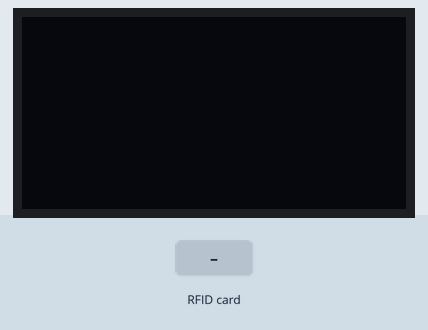
This sketch was run on a simulated ESP32. Parts: 128×64 one-colour display. Inputs (shaded band) come from the test bench. WiFi joins after 1.5 s; servers stay silent unless stated; uploads are accepted with an empty reply; what the sketch prints to the serial monitor is not drawn.

Above: at 3.2 s.
3.3 s: RFID card 5E 7A 19 C4 held to the reader
At 5.0 s:
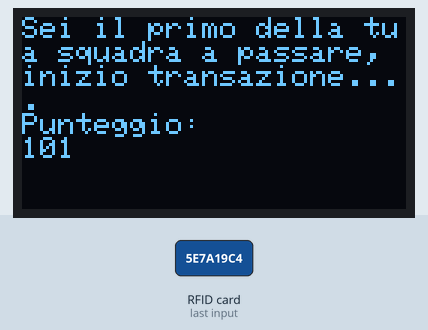
5.8 s: RFID card 5E 7A 19 C4 held to the reader
At 9.2 s:
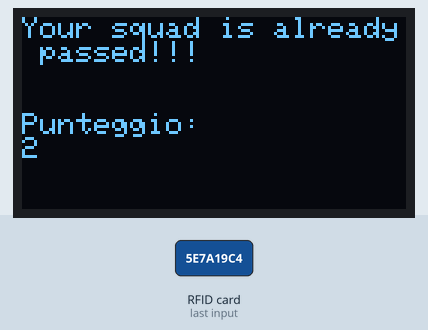
Timing chart, 0 to 10.7 s (numbered marks = the images above; inputs shaded):
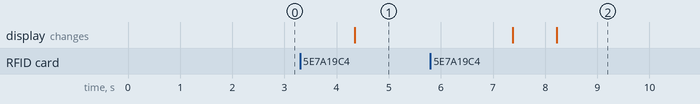

Measured:
- after the input at 3.3 s, the display: changes after 1.1 s (image 1)
- after the input at 5.8 s, the display: first differs from a run without the input after 2.4 s (image 2)

The sketch:

Totem.ino
```cpp
#include <Wire.h>
#include <SPI.h>
#include <Adafruit_PN532.h>
#include <Adafruit_GFX.h>
#include <Adafruit_SSD1306.h>
#include <WiFi.h>
#include <ArduinoJson.h>
#include <HTTPClient.h>

#define SCREEN_WIDTH 128 // OLED display width, in pixels
#define SCREEN_HEIGHT 64 // OLED display height, in pixels

#define PN532_IRQ   (2)
#define PN532_RESET (3)  // Not connected by default on the NFC Shield


// Or use this line for a breakout or shield with an I2C connection:
//sdaPin GPIO21.
//sclPin GPIO22
Adafruit_PN532 nfc(PN532_IRQ, PN532_RESET);

#define SCREEN_WIDTH 128 // OLED display width, in pixels
#define SCREEN_HEIGHT 64 // OLED display height, in pixels

// Declaration for an SSD1306 display connected to I2C (SDA, SCL pins)
#define OLED_RESET     -1 // Reset pin # (or -1 if sharing Arduino reset pin)
Adafruit_SSD1306 display(SCREEN_WIDTH, SCREEN_HEIGHT, &Wire, OLED_RESET);


int vect[2] = {0,0};
int points = 100;
int squadre_passate = 0;

const char* ssid     = "ESP32-Access-Point";
const char* password = "123456789";

const char* serverUrl = "http://192.168.4.2:8000";

void inizializza_Oled(void){
  // Initialize the display
  if (!display.begin(SSD1306_SWITCHCAPVCC, 0x3C)) {
    Serial.println(F("SSD1306 allocation failed"));
    for (;;); // Don't proceed, loop forever
  }

  // Clear the display buffer
  display.clearDisplay();

  // Set text properties
  display.setTextSize(1);      // Text size
  display.setTextColor(WHITE); // Text color
}

void inizializza_Nfc(void){
  nfc.begin();

  uint32_t versiondata = nfc.getFirmwareVersion();
  if (! versiondata) {
    Serial.print("Didn't find PN53x board");
    while (1); // halt
  }
  // Got ok data, print it out!
  Serial.print("Found chip PN5"); Serial.println((versiondata>>24) & 0xFF, HEX);
  Serial.print("Firmware ver. "); Serial.print((versiondata>>16) & 0xFF, DEC);
  Serial.print('.'); Serial.println((versiondata>>8) & 0xFF, DEC);

  Serial.println("Waiting for an ISO14443A Card ...");

}

void inizializza_WiFi(void){
    // Connessione Wi-Fi
    WiFi.begin(ssid, password);
    while (WiFi.status() != WL_CONNECTED) {
      delay(1000);
      Serial.println("Connessione al Wi-Fi...");
    }
    Serial.println("Connesso al Wi-Fi!");
}

void displayTesto(const char* testo)
{
  display.clearDisplay();
  display.setCursor(0, 0);     // Start at top-left corner
  display.println(F(testo));
}

void displayPunteggio(int punteggio)
{
    display.setCursor(0,32);
    display.println(F("Punteggio:"));
    display.println(punteggio,DEC);
    display.display();
    delay(3000);
    display.clearDisplay();
    display.display();
}

int openTransaction(void) {
  if (WiFi.status() == WL_CONNECTED) {
    HTTPClient http;
    String url = String(serverUrl) + "/open_transaction";
    http.begin(url);

    int httpResponseCode = http.GET();

    if (httpResponseCode > 0) {
      String response = http.getString();
      Serial.println("Risposta del server:");
      Serial.println(response);

      // Parsing della risposta JSON
      StaticJsonDocument<200> doc;
      DeserializationError error = deserializeJson(doc, response);

      if (!error) {
        int tid = doc["TID"]; // Leggi il valore di TID
        http.end();
        return tid;
      } else {
        Serial.println("Errore nel parsing JSON");
      }
    } else {
      Serial.print("Errore nella richiesta HTTP: ");
      Serial.println(httpResponseCode);
    }
    http.end();
  } else {
    Serial.println("Wi-Fi non connesso");
  }
  return -1; // Restituisci un valore di errore se qualcosa va storto
}

void sendLock(int id_squadra, int trans_id, String lock_type) {
  if (WiFi.status() == WL_CONNECTED) {
    HTTPClient http;
    String url = String(serverUrl) + "/lock";
    http.begin(url);
    http.addHeader("Content-Type","application/json");
    String payload;
    DynamicJsonDocument doc(2048);
    doc["id_squadra"] = id_squadra;
    doc["trans_id"] = trans_id;
    doc["lock_type"] = lock_type;

    serializeJson(doc, payload);
    Serial.println(payload);

    int httpResponseCode = http.POST(payload);

    if (httpResponseCode > 0) {
      Serial.println("Lock inviato con successo");
    } else {
      Serial.println("Errore nella richiesta Lock");
    }
    http.end();
  }

}

bool UnlockClose(int trans_id) {
  if (WiFi.status() == WL_CONNECTED) {
    HTTPClient http;
    String url = String(serverUrl) + "/unlockClose";
    http.begin(url);
    http.addHeader("Content-Type", "application/json");

    String payload = String("{\"trans_id\":") + trans_id + "}";
    int httpResponseCode = http.POST(payload);

     if (httpResponseCode > 0) {
      Serial.println("Transazione chiusa:");
      String response=http.getString();
	  // Parsing della risposta JSON
      StaticJsonDocument<200> doc;
      DeserializationError error = deserializeJson(doc, response);

      if (!error) {
        bool commit = doc["Commit"];
        http.end();
        return commit;
      } else {
        Serial.println("Errore nel parsing JSON");
      }

      } else {
      Serial.println("Errore nella chiusura della transazione");
    }
    http.end();
  }
}

/*bool closeTransaction(int trans_id) {
  if (WiFi.status() == WL_CONNECTED) {
    HTTPClient http;
    String url = String(serverUrl) + "/close_transaction?trans_id=" + trans_id;
    http.begin(url);

    int httpResponseCode = http.GET();

    if (httpResponseCode > 0) {
      Serial.println("Transazione chiusa:");
      String response=http.getString();
	  // Parsing della risposta JSON
      StaticJsonDocument<200> doc;
      DeserializationError error = deserializeJson(doc, response);

      if (!error) {
        bool commit = doc["Commit"];
        http.end();
        return commit;
      } else {
        Serial.println("Errore nel parsing JSON");
      }

      } else {
      Serial.println("Errore nella chiusura della transazione");
    }
    http.end();
  }
}*/

int retrievePoints(int id_squadra, int trans_id) {
  if (WiFi.status() == WL_CONNECTED) {
    HTTPClient http;
    String url = String(serverUrl) + "/retrieve_point?id_squadra=" + id_squadra + "&trans_id=" + trans_id;
    http.begin(url);

    int httpResponseCode = http.GET();

    if (httpResponseCode > 0) {
	  String response = http.getString();
      Serial.println("Punti recuperati:");

      // Parsing della risposta JSON
      StaticJsonDocument<200> doc;
      DeserializationError error = deserializeJson(doc, response);

      if (!error) {
        int punteggio = doc["Punteggio"]; // Leggi il valore di TID
        Serial.println(punteggio);
        http.end();
        return punteggio;
      } else {
        Serial.println("Errore nel parsing JSON");
      }
    } else {
      Serial.println("Errore nel recupero dei punti");
    }
    http.end();
  }
}

void updatePoints(int id_squadra, int amount, int trans_id) {
  if (WiFi.status() == WL_CONNECTED) {
    HTTPClient http;
    String url = String(serverUrl) + "/update_points"; // URL per la route POST

    http.begin(url); // Inizializza la connessione
    http.addHeader("Content-Type", "application/json"); // Aggiunge l'intestazione per il tipo di contenuto

    // Crea il payload JSON con i parametri
    String payload = String("{\"id_squadra\":") + id_squadra +
                     ",\"amount\":" + amount +
                     ",\"trans_id\":" + trans_id + "}";


    Serial.println("Payload inviato: " + payload); // Debug del payload

    // Invia la richiesta POST con il payload JSON
    int httpResponseCode = http.POST(payload);
    String response = http.getString();
          // Parsing della risposta JSON
      StaticJsonDocument<200> doc;
      DeserializationError error = deserializeJson(doc, response);
      int punteggio = doc["Punteggio"]; // Leggi il valore di TID
      Serial.println(punteggio);
    // Gestisce la risposta
    if (httpResponseCode > 0) {
      Serial.println("Punti aggiornati con successo");
    } else {
      Serial.println("Errore nell'aggiornamento dei punti");
    }

    http.end(); // Termina la connessione HTTP
  } else {
    Serial.println("Connessione WiFi non disponibile");
  }


}

int OttieniPunteggio(int id_squadra)
{
  bool commit = false;
  int punteggio = 0;
  do{
  int trans_id = openTransaction();
  sendLock(id_squadra, trans_id, "r");
  punteggio = retrievePoints(id_squadra, trans_id);
  commit = UnlockClose(trans_id);
  }while(commit == false);
  return punteggio;
}

int AggiornaPunteggio(int id_squadra, int punti)
{
  int punteggio = 0;
  bool commit = false;
  do{
  int trans_id = openTransaction();
  sendLock(id_squadra, trans_id, "w");
  punteggio = retrievePoints(id_squadra, trans_id);
  punteggio += punti;

  updatePoints(id_squadra, punteggio,trans_id);
  commit = UnlockClose(trans_id);
  }while(commit == false);
  return punteggio;
}

void setup(void) {
  Serial.begin(115200);
  inizializza_Nfc();
  inizializza_Oled();
  inizializza_WiFi();
}


void loop(void)
{
  uint8_t success;
  uint8_t uid[] = { 0, 0, 0, 0, 0, 0, 0 };  // Buffer to store the returned UID
  uint8_t uidLength;                        // Length of the UID (4 or 7 bytes depending on ISO14443A card type)

  success = nfc.readPassiveTargetID(PN532_MIFARE_ISO14443A, uid, &uidLength);

  if (success) //ho letto una scheda
  {
  // Display some basic information about the card
    Serial.println("Found an ISO14443A card");
    Serial.print("  UID Length: ");Serial.print(uidLength, DEC);Serial.println(" bytes");
    Serial.print("  UID Value: ");
    nfc.PrintHex(uid, uidLength);
    Serial.println("");

    uint8_t keya[6] = { 0xFF, 0xFF, 0xFF, 0xFF, 0xFF, 0xFF };

    success = nfc.mifareclassic_AuthenticateBlock(uid, uidLength, 4, 0, keya);

     if (success)     //ho autenticato il blocco
     {
        Serial.println("Sector 1 (Blocks 4..7) has been authenticated");
        uint8_t data[16];

        success = nfc.mifareclassic_ReadDataBlock(4, data);

        if (success)  //ho letto il blocco
        {
          // Data seems to have been read ... spit it out
          Serial.println("Reading Block 4:");
          nfc.PrintHexChar(data, 16);
          Serial.println("");

          int id_squadra = data[0];
          Serial.print(id_squadra,DEC);
          int punteggio = 0;
          if(vect[id_squadra] == 1){
            //Serial.println("Your squad is already passed!!!");
            //chiamate verso server per fare transazioni.
            displayTesto("Your squad is already passed!!!");
            punteggio = OttieniPunteggio(id_squadra);
           }else{
            vect[id_squadra] = 1; // se è il primo a passare
            //Serial.println("Sei il primo della tua squadra a passare, inizio transazione....  ");
            //Chiamate verso server per fare transazioni.
            displayTesto("Sei il primo della tua squadra a passare, inizio transazione....");
            squadre_passate += 1;
            punteggio = AggiornaPunteggio(id_squadra,points/squadre_passate);
          }
          displayPunteggio(punteggio);
        }
	    else
	  	{
		  Serial.println("Ooops ... unable to read the requested block.  Try another key?");
	  	}
	   }
	}
 }
```
